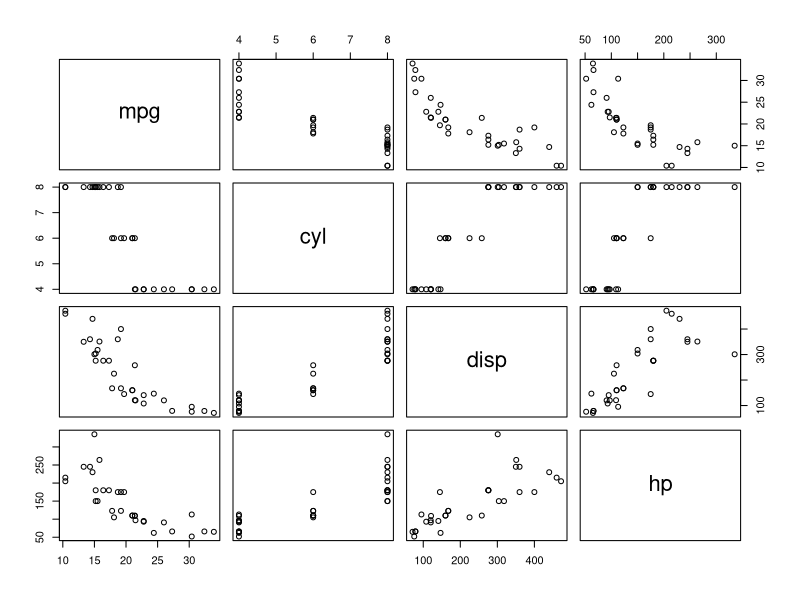
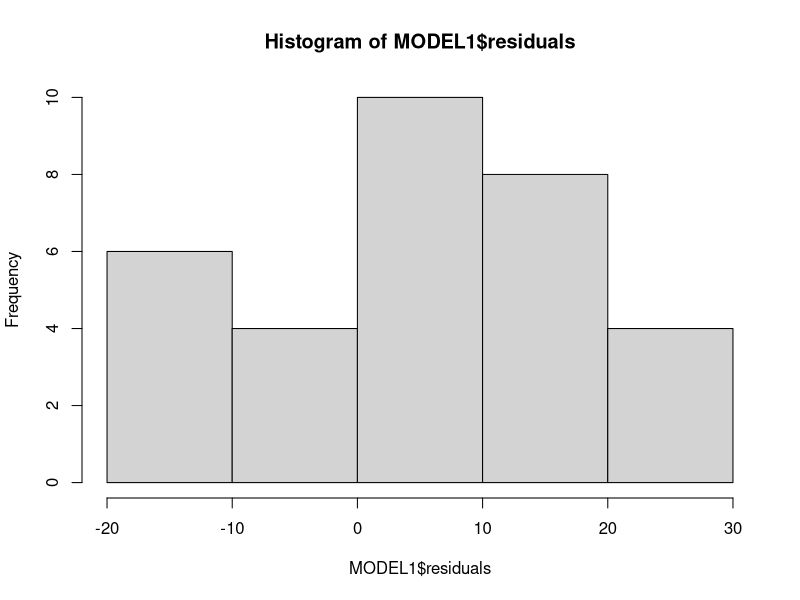

Recreate these plots in R, in order.
##################################
#####LINEAR REGRESSION MODELS#####
##################################
##########3-11-19#################
##################################

library(datasets)
View(mtcars)
dim(mtcars)
pairs(mtcars[1:4]) #look at only the first 4 variables in the pairwise plot

MODEL0<-lm(mpg~hp, mtcars)  ##simple univariate model: mpg=B_0+B_1*hp+u
summary(MODEL0)  ##summarize model results
MODEL1<-lm(mpg~0+hp,mtcars) ##regression through the origin (no intercept term!)
summary(MODEL1)

str(mtcars) ##summarizes structure of the data.frame object
mtcars$mpg  ##grabs the mpg variable/element of the mtcars object
str(MODEL1)  ##summarizes structure of the model object
hist(MODEL1$residuals) ##plots the residuals by pulling them from the model object
summary(MODEL1$residuals) ##summary stats for the residuals

x<-1  ##numeric variab;le
y<-"Steve"  ##character variable
class(x) ##returns object class
class(y) ##returns object class
class(MODEL1) ##returns object class
class(mtcars)  ##returns object class
M1<-as.matrix(mtcars)  ##converts the data.frame object into a matrix object
class(M1)

######################################
##Verifying the pseudoinverse method##
######################################

dim(mtcars) ##checks dimension of mtcars dataset

VecOfOnes<-rep(1,times=dim(mtcars)[1]) ##generates a vector of ones that has same length as rows in dataset

##adds column of ones to the input data and changes the class from data.frame to matrix
X<-cbind(as.matrix(VecOfOnes), as.matrix(mtcars)[,2:11])  ##creates the X matrix and adds a column of 1's for the intercept term
View(X)  
dim(X)

mtcars[1,1] ##pulls the first row and first column elements form the dataset
mtcars[,1] #pulls all rows from the first column of a variable
mtcars[1,]  #pulls all columns from the first raw of data

y<-as.matrix(mtcars[,1]) ##changes the class of the output variable to a matrix class
View(y)

##NOTES: the solve() function is how R computes an inverse matrix
##the t() function is used to take the transpose of a matrix
##the expression %*% is uses to multiply two matrix objects together

PseudoInverse<-solve(t(X)%*%X)%*%t(X)  
dim(PseudoInverse)  ##check dimensions

Beta<-PseudoInverse%*%y  ##recovers the optimal parameter vector
Beta  ##reports the Beta vector

MODEL_A<-lm(mpg ~., mtcars)  ##regresses mpg on ALL variables linearly
MODEL_A$coefficients  ##looks at the coefficient vector (BETA) to compare to the pseudoinverse method

#############################################
###Incorporating nonlinear transformations###
#############################################
MODEL2<-lm(mpg~log(hp), mtcars)  ##level-log model
summary(MODEL2)

MODEL3<-lm(log(mpg)~hp, mtcars) ##log-level model
summary(MODEL3)

MODEL4<-lm(log(mpg)~log(hp), mtcars) ##log-log model
summary(MODEL4)

MODEL5<-lm(mpg~I(hp)+I(hp^2), mtcars)  ##polynomial regression of order 2
summary(MODEL5)

MODEL6<-lm(mpg~poly(hp, 2, raw=TRUE), mtcars) ##alternative way of doing MODEL5
summary(MODEL6)

MODEL7<-lm(mpg~I(hp)+I(hp*cyl)+I(cyl), mtcars)  ##include an interaction term between variables
summary(MODEL7)

MODEL8<-lm(mpg~am, mtcars)  ##includes a dummy variable: am (automatic or manual transmission)
summary(MODEL8)
